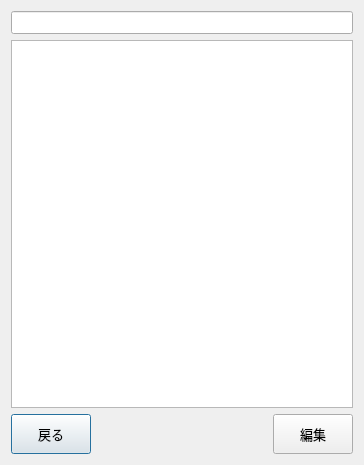
<?xml version="1.0" encoding="UTF-8"?>
<ui version="4.0">
 <class>SelectWorkAbnomaForm</class>
 <widget class="QDialog" name="SelectWorkAbnomaForm">
  <property name="geometry">
   <rect>
    <x>0</x>
    <y>0</y>
    <width>364</width>
    <height>465</height>
   </rect>
  </property>
  <property name="windowTitle">
   <string>Dialog</string>
  </property>
  <layout class="QVBoxLayout" name="verticalLayout" stretch="0,1,0">
   <item>
    <widget class="QLineEdit" name="txtSearch">
     <property name="font">
      <font>
       <family>Yu Gothic UI</family>
       <pointsize>10</pointsize>
      </font>
     </property>
    </widget>
   </item>
   <item>
    <widget class="QTableView" name="tvMain"/>
   </item>
   <item>
    <layout class="QHBoxLayout" name="horizontalLayout">
     <item>
      <widget class="QPushButton" name="btnCancel">
       <property name="minimumSize">
        <size>
         <width>0</width>
         <height>40</height>
        </size>
       </property>
       <property name="font">
        <font>
         <family>Yu Gothic UI</family>
         <pointsize>10</pointsize>
        </font>
       </property>
       <property name="text">
        <string>戻る</string>
       </property>
      </widget>
     </item>
     <item>
      <spacer name="horizontalSpacer_2">
       <property name="orientation">
        <enum>Qt::Horizontal</enum>
       </property>
       <property name="sizeHint" stdset="0">
        <size>
         <width>40</width>
         <height>20</height>
        </size>
       </property>
      </spacer>
     </item>
     <item>
      <widget class="QPushButton" name="btnOK">
       <property name="minimumSize">
        <size>
         <width>0</width>
         <height>40</height>
        </size>
       </property>
       <property name="font">
        <font>
         <family>Yu Gothic UI</family>
         <pointsize>10</pointsize>
        </font>
       </property>
       <property name="text">
        <string>編集</string>
       </property>
      </widget>
     </item>
    </layout>
   </item>
  </layout>
 </widget>
 <resources/>
 <connections>
  <connection>
   <sender>btnCancel</sender>
   <signal>clicked()</signal>
   <receiver>SelectWorkAbnomaForm</receiver>
   <slot>btnCancel_clicked()</slot>
   <hints>
    <hint type="sourcelabel">
     <x>76</x>
     <y>433</y>
    </hint>
    <hint type="destinationlabel">
     <x>146</x>
     <y>445</y>
    </hint>
   </hints>
  </connection>
  <connection>
   <sender>btnOK</sender>
   <signal>clicked()</signal>
   <receiver>SelectWorkAbnomaForm</receiver>
   <slot>btnEdit_clicked()</slot>
   <hints>
    <hint type="sourcelabel">
     <x>316</x>
     <y>435</y>
    </hint>
    <hint type="destinationlabel">
     <x>208</x>
     <y>427</y>
    </hint>
   </hints>
  </connection>
  <connection>
   <sender>txtSearch</sender>
   <signal>textChanged(QString)</signal>
   <receiver>SelectWorkAbnomaForm</receiver>
   <slot>txtSearch_textChanged()</slot>
   <hints>
    <hint type="sourcelabel">
     <x>176</x>
     <y>25</y>
    </hint>
    <hint type="destinationlabel">
     <x>357</x>
     <y>26</y>
    </hint>
   </hints>
  </connection>
 </connections>
 <slots>
  <slot>btnReset_clicked()</slot>
  <slot>btnCancel_clicked()</slot>
  <slot>btnEdit_clicked()</slot>
  <slot>txtSearch_textChanged()</slot>
 </slots>
</ui>
